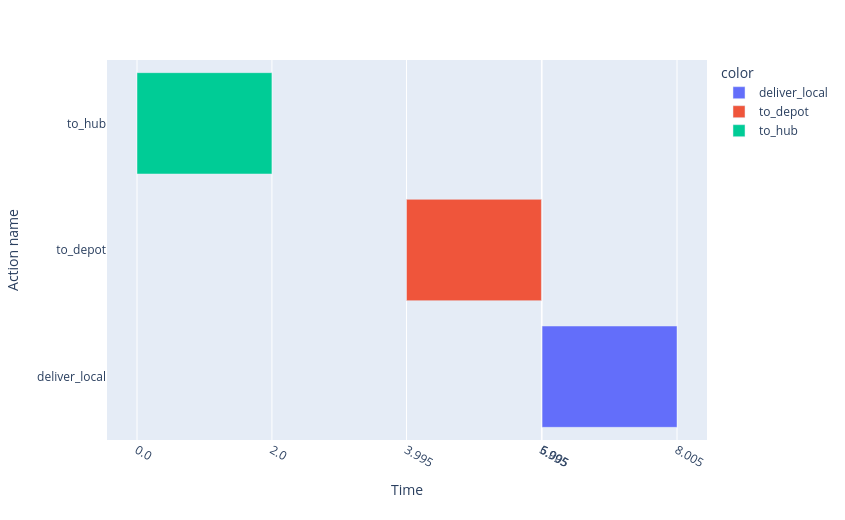

The notebook cell saved with this chart:
### Code cell
with OneshotPlanner(name="tempest-opt",
                    params={"solver_name": "z3", "sat_before_opt": True,
                            "ground_abstract_step": True}) as p:
    opt_relay = p.solve(relay_prob)  # no output_stream: internal weights are not plan costs

print(f"Optimal plan  (total cost: {plan_action_cost(opt_relay.plan)}):")
for start, action, dur in opt_relay.plan.timed_actions:
    c = COST_LOOKUP[action.action.name]
    print(f"  t={float(start):.3f}  {action}  [dur={dur}  cost={c}]")

print(f"\nSatisficing cost : {plan_action_cost(sat_relay.plan)}  ({len(sat_relay.plan.timed_actions)} action,  makespan {max(float(s)+float(d) for s,_,d in sat_relay.plan.timed_actions):.1f})")
print(f"Optimal cost     : {plan_action_cost(opt_relay.plan)}  ({len(opt_relay.plan.timed_actions)} actions, makespan {max(float(s)+float(d) for s,_,d in opt_relay.plan.timed_actions):.1f})")

# Visualise the optimal plan: the three-step economy route along the timeline.
plot_time_triggered_plan(opt_relay.plan)

### Figure 1 — Plotly figure (JSON) as saved in the notebook; plotly's stock layout.template omitted (floating-point values rounded to 4 significant figures)
{"data": [{"base": ["1970-01-01T01:00:06.005000"], "hovertemplate": "color=deliver_local<br>start=%{base}<br>end=%{x}<br>Action name=%{y}<extra></extra>", "legendgroup": "deliver_local", "marker": {"color": "#636efa", "pattern": {"shape": ""}}, "name": "deliver_local", "orientation": "h", "showlegend": true, "textposition": "auto", "type": "bar", "x": [2000], "xaxis": "x", "y": ["deliver_local_0"], "yaxis": "y"}, {"base": ["1970-01-01T01:00:03.995000"], "hovertemplate": "color=to_depot<br>start=%{base}<br>end=%{x}<br>Action name=%{y}<extra></extra>", "legendgroup": "to_depot", "marker": {"color": "#EF553B", "pattern": {"shape": ""}}, "name": "to_depot", "orientation": "h", "showlegend": true, "textposition": "auto", "type": "bar", "x": [2000], "xaxis": "x", "y": ["to_depot_1"], "yaxis": "y"}, {"base": ["1970-01-01T01:00:00.000000"], "hovertemplate": "color=to_hub<br>start=%{base}<br>end=%{x}<br>Action name=%{y}<extra></extra>", "legendgroup": "to_hub", "marker": {"color": "#00cc96", "pattern": {"shape": ""}}, "name": "to_hub", "orientation": "h", "showlegend": true, "textposition": "auto", "type": "bar", "x": [2000], "xaxis": "x", "y": ["to_hub_2"], "yaxis": "y"}], "layout": {"barmode": "overlay", "height": 520, "legend": {"title": {"text": "color"}, "tracegroupgap": 0}, "margin": {"t": 60}, "width": 845, "xaxis": {"anchor": "y", "domain": [0, 1], "tickmode": "array", "ticktext": ["3.995", "5.995", "6.005", "8.005", "0.0", "2.0"], "tickvals": ["1970-01-01T01:00:03.995000", "1970-01-01T01:00:05.995000", "1970-01-01T01:00:06.005000", "1970-01-01T01:00:08.005000", "1970-01-01T01:00:00", "1970-01-01T01:00:02"], "title": {"text": "Time"}, "type": "date"}, "yaxis": {"anchor": "x", "domain": [0, 1], "tickmode": "array", "ticktext": ["deliver_local", "to_depot", "to_hub"], "tickvals": ["deliver_local_0", "to_depot_1", "to_hub_2"], "title": {"text": "Action name"}}}}
